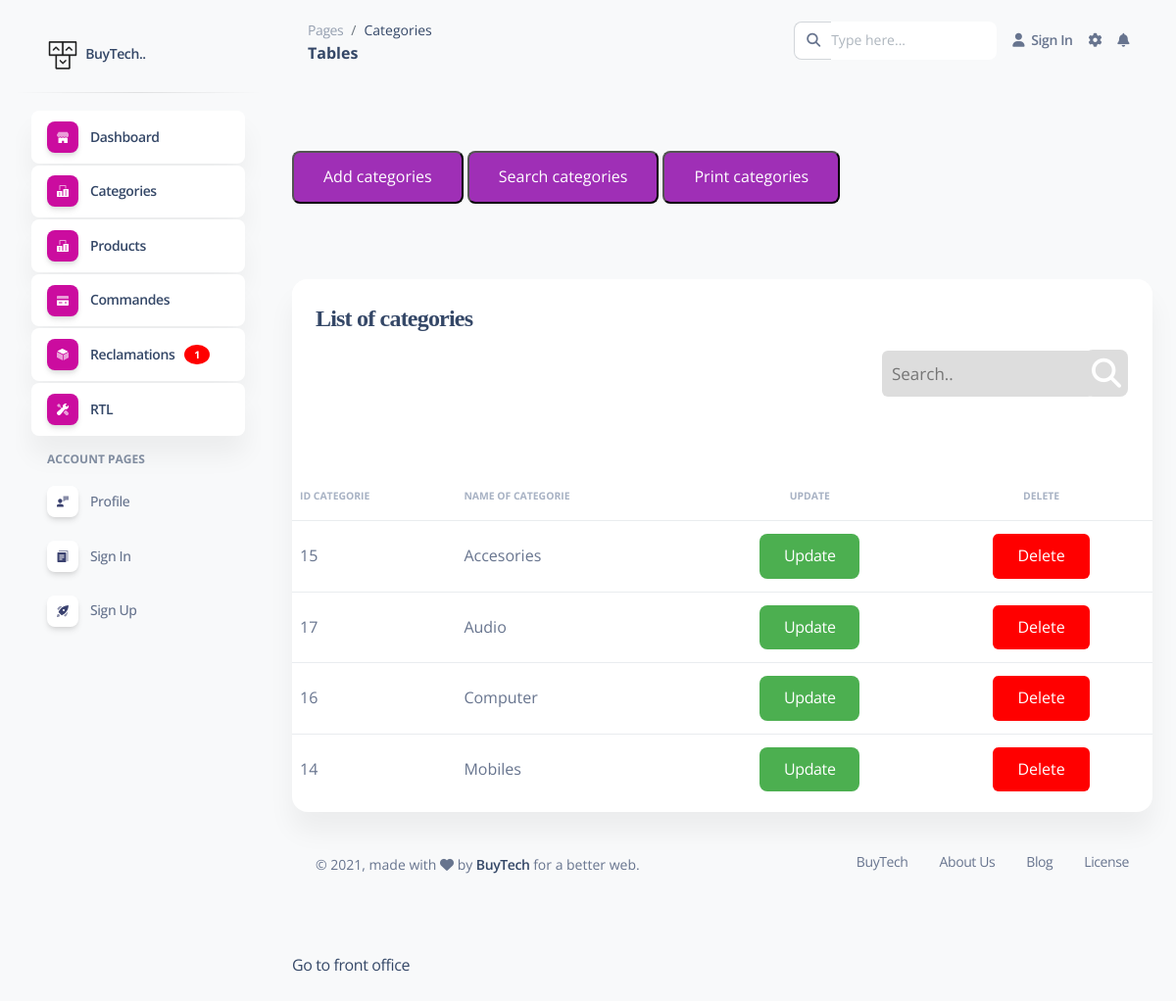
The app's page /V/categories.php with its own data.
### tables this page shows
CREATE TABLE `categories` (
  `int_cat` int(40) NOT NULL,
  `nom_cat` varchar(50) NOT NULL
);

### C/reclamationC.php (called while the page is built, shortened)
<?php
class reclamationC{
    function totalreclamationetat($etat)
    {
        $db = config::getConnexion();
        $sql="SELECT count(*)  from reclamation where $etat='treated'";
        $sth = $db->prepare("$sql");
        $sth->execute();
        $total=$sth->fetchColumn();
        return$total;
    }
}
?>

### C/CategorieC.php (called while the page is built, shortened)
<?php
    class CategoriesCore {
	function triNom(){
		$sql="SELECT * from categories order by nom_cat";
		$db = config::getConnexion();
		try{
		$liste=$db->query($sql);
		return $liste;
		}
        catch (Exception $e){
            die('Erreur: '.$e->getMessage());
        }
	}
}
?>

### V/categories.php (the view, shortened to what this page needs)
<?php
include_once "../C/CategorieC.php";
include '../C/reclamationC.php';
$reclamation= new reclamationC;
$total=$reclamation->totalreclamation();
$totaltreated=$reclamation->totalreclamationetat('etat');
$totalwaiting=$total-$totaltreated;
 $CategoriesCore=new CategoriesCore();
$categories=$CategoriesCore->triNom();
?>
<!DOCTYPE html>
<html lang="en">
<head>
  <link href="../assets/css/nucleo-icons.css" rel="stylesheet" />
  <link href="../assets/css/nucleo-svg.css" rel="stylesheet" />
  <link href="../assets/css/nucleo-svg.css" rel="stylesheet" />
  <link id="pagestyle" href="../assets/css/soft-ui-dashboard.css?v=1.0.3" rel="stylesheet" />
  <link href="../assets/css/main.css" rel="stylesheet" />
  <link rel="stylesheet" href="reclamationchart.css">
</head>
<body class="g-sidenav-show  bg-gray-100">
<aside class="sidenav navbar navbar-vertical navbar-expand-xs border-0 border-radius-xl my-3 fixed-start ms-3 " id="sidenav-main">
    <div class="sidenav-header">
      <a class="navbar-brand m-0" href="https://demos.creative-tim.com/soft-ui-dashboard/pages/dashboard.html" target="_blank">
        <img src="../assets/img/logo-ct.png" class="navbar-brand-img h-100" alt="main_logo">
        <span class="ms-1 font-weight-bold">BuyTech..</span>
      </a>
    </div>
    <hr class="horizontal dark mt-0">
    <div class="collapse navbar-collapse  w-auto  max-height-vh-100 h-100" id="sidenav-collapse-main">
      <ul class="navbar-nav">
        <li class="nav-item">
          <a class="nav-link  active" href="dashboard.php">
            <div class="icon icon-shape icon-sm shadow border-radius-md bg-white text-center me-2 d-flex align-items-center justify-content-center">
            </div>
            <span class="nav-link-text ms-1">Dashboard</span>
          </a>
        </li>
        <li class="nav-item">
          <a class="nav-link  active" href="categories.php">
            <div class="icon icon-shape icon-sm shadow border-radius-md bg-white text-center me-2 d-flex align-items-center justify-content-center">
            </div>
            <span class="nav-link-text ms-1">Categories</span>
          </a>
        </li>
        <li class="nav-item">
          <a class="nav-link  active" href="produits.php">
            <div class="icon icon-shape icon-sm shadow border-radius-md bg-white text-center me-2 d-flex align-items-center justify-content-center">
            </div>
            <span class="nav-link-text ms-1">Products</span>
          </a>
        </li>
        <li class="nav-item">
          <a class="nav-link  active" href="commandeB.php">
            <div class="icon icon-shape icon-sm shadow border-radius-md bg-white text-center me-2 d-flex align-items-center justify-content-center">
            </div>
            <span class="nav-link-text ms-1">Commandes</span>
          </a>
        </li>
        <li class="nav-item">
          <a class="nav-link  active" href="reclamation.php">
            <div class="icon icon-shape icon-sm shadow border-radius-md bg-white text-center me-2 d-flex align-items-center justify-content-center">
            </div>
            <span class="nav-link-text ms-1">Reclamations</span>
            <?php if ($totalwaiting!= '0'){?>
              <span class="badge" ><?php echo ($totalwaiting)?></span>
              <?php
              }
              ?>
          </a>
        </li>
        <li class="nav-item">
          <a class="nav-link  active" href="../pages/rtl.html">
            <div class="icon icon-shape icon-sm shadow border-radius-md bg-white text-center me-2 d-flex align-items-center justify-content-center">
            </div>
            <span class="nav-link-text ms-1">RTL</span>
          </a>
        </li>
        <li class="nav-item mt-3">
          <h6 class="ps-4 ms-2 text-uppercase text-xs font-weight-bolder opacity-6">Account pages</h6>
        </li>
        <li class="nav-item">
          <a class="nav-link  " href="../pages/profile.html">
            <div class="icon icon-shape icon-sm shadow border-radius-md bg-white text-center me-2 d-flex align-items-center justify-content-center">
            </div>
            <span class="nav-link-text ms-1">Profile</span>
          </a>
        </li>
        <li class="nav-item">
          <a class="nav-link  " href="../pages/sign-in.html">
            <div class="icon icon-shape icon-sm shadow border-radius-md bg-white text-center me-2 d-flex align-items-center justify-content-center">
            </div>
            <span class="nav-link-text ms-1">Sign In</span>
          </a>
        </li>
        <li class="nav-item">
          <a class="nav-link  " href="../pages/sign-up.html">
            <div class="icon icon-shape icon-sm shadow border-radius-md bg-white text-center me-2 d-flex align-items-center justify-content-center">
            </div>
            <span class="nav-link-text ms-1">Sign Up</span>
          </a>
        </li>
      </ul>
    </div>
  </aside>
  <main class="main-content position-relative max-height-vh-100 h-100 mt-1 border-radius-lg ">
    <nav class="navbar navbar-main navbar-expand-lg px-0 mx-4 shadow-none border-radius-xl" id="navbarBlur" navbar-scroll="true">
      <div class="container-fluid py-1 px-3">
        <nav aria-label="breadcrumb">
          <ol class="breadcrumb bg-transparent mb-0 pb-0 pt-1 px-0 me-sm-6 me-5">
            <li class="breadcrumb-item text-sm"><a class="opacity-5 text-dark" href="javascript:;">Pages</a></li>
            <li class="breadcrumb-item text-sm text-dark active" aria-current="page">Categories</li>
          </ol>
          <h6 class="font-weight-bolder mb-0">Tables</h6>
        </nav>
        <div class="collapse navbar-collapse mt-sm-0 mt-2 me-md-0 me-sm-4" id="navbar">
          <div class="ms-md-auto pe-md-3 d-flex align-items-center">
            <div class="input-group">
              <span class="input-group-text text-body"><i class="fas fa-search" aria-hidden="true"></i></span>
              <input type="text4" class="form-control" placeholder="Type here...">
            </div>
          </div>
          <ul class="navbar-nav  justify-content-end">
            <li class="nav-item d-flex align-items-center">
              <a href="javascript:;" class="nav-link text-body font-weight-bold px-0">
                <i class="fa fa-user me-sm-1"></i>
                <span class="d-sm-inline d-none">Sign In</span>
              </a>
            </li>
            <li class="nav-item px-3 d-flex align-items-center">
              <a href="javascript:;" class="nav-link text-body p-0">
                <i class="fa fa-cog fixed-plugin-button-nav cursor-pointer"></i>
              </a>
            </li>
            <li class="nav-item dropdown pe-2 d-flex align-items-center">
              <a href="javascript:;" class="nav-link text-body p-0" id="dropdownMenuButton" data-bs-toggle="dropdown" aria-expanded="false">
                <i class="fa fa-bell cursor-pointer"></i>
              </a>
            </li>
          </ul>
        </div>
      </div>
    </nav>
    <div class="container-fluid py-4">
    <br>
     <br>
     <button onclick="location.href='ajoutCategorie.php'">Add categories </button>
     <button onclick="location.href='rechercherListeCategorie.html'">Search categories</button>
     <button onclick="location.href='imprimerCategorie.php'">Print categories</button>
     <br>
     <br>
     <br>
     <br>
      <div class="row">
        <div class="col-12">
          <div class="card mb-4">
            <div class="card-header pb-0">
              <h4>List of categories</h4>
            </div>
            <div class="topnav">
  <div class="search-container">
    <form action="recherchercategAVANCER.php">
      <input type="text3"  id="char" name="char" placeholder="Search.." name="search" required >
      <button type="submit"><i class="fa fa-search"></i></button>
    </form>
  </div>
</div>
<br><br><br>
            <div class="card-body px-0 pt-0 pb-2">
              <div class="table-responsive p-0">
           <div class="wrap-table100">
           <table class="table align-items-center mb-0">
           <tr>
           <th class="text-uppercase text-secondary text-xxs font-weight-bolder opacity-7">Id categorie</th>
           <th class="text-uppercase text-secondary text-xxs font-weight-bolder opacity-7 ps-2">Name of categorie</th>
           <th class="text-center text-uppercase text-secondary text-xxs font-weight-bolder opacity-7">Update</th>
           <th class="text-center text-uppercase text-secondary text-xxs font-weight-bolder opacity-7">Delete</th>
            </tr>
           <?php
              foreach($categories as $row){
                ?>
            <tr>
            <td><?php echo $row['int_cat'];?></td>
           <td><?php echo $row['nom_cat'];?> </td>
  <div>
 <td align="center"><a class="lien" href="modifierCategorie.php?int_cat=<?PHP echo $row['int_cat']; ?>" >Update</a></td>
  </div>
	<td align="center"><form method="POST"  action="supprimerCategorie.php">
	<input type="submit" class="delete" name="Delete" value="Delete">
	</form>
	</td>
   </div>
           <?php
             }
            ?>
         </div>
              </div>
            </div>
      <footer class="footer pt-3  ">
        <div class="container-fluid">
          <div class="row align-items-center justify-content-lg-between">
            <div class="col-lg-6 mb-lg-0 mb-4">
              <div class="copyright text-center text-sm text-muted text-lg-start">
                © ,
                made with <i class="fa fa-heart"></i> by
                <a href="https://www.creative-tim.com" class="font-weight-bold" target="_blank">BuyTech</a>
                for a better web.
              </div>
            </div>
            <div class="col-lg-6">
              <ul class="nav nav-footer justify-content-center justify-content-lg-end">
                <li class="nav-item">
                  <a href="https://www.creative-tim.com" class="nav-link text-muted" target="_blank">BuyTech</a>
                </li>
                <li class="nav-item">
                  <a href="https://www.creative-tim.com/presentation" class="nav-link text-muted" target="_blank">About Us</a>
                </li>
                <li class="nav-item">
                  <a href="https://creative-tim.com/blog" class="nav-link text-muted" target="_blank">Blog</a>
                </li>
                <li class="nav-item">
                  <a href="https://www.creative-tim.com/license" class="nav-link pe-0 text-muted" target="_blank">License</a>
                </li>
              </ul>
            </div>
          </div>
        </div>
      </footer>
      <br>
      <br>
      <br>
    <a href="http://localhost/projet_web/web/front%20office/BuyTech%20template/grid.html" class="button">Go to front office</a>
  </main>
</body>
</html>

### assets/css/nucleo-svg.css (style rules this page uses)
.icon { display: inline-block; color: #111111; height: 1em; width: 1em; }
.icon-sm { height: 0.8em; width: 0.8em; }
.icon { fill: currentColor; stroke: none; }

### assets/css/main.css (style rules this page uses)
button { background-color: #9f2fb6; padding: 12px 30px; text-align: center; text-decoration: none; font-size: 16px; display: inline-block; color: rgb(255, 255, 255); border-radius: 8px; }
table { border-spacing: 1; border-collapse: collapse; background: white; border-radius: 10px; overflow: hidden; width: 100%; margin: 0 auto; position: relative; border-collapse: collapse; }
table td, table th { padding-left: 50px; }
table tbody tr { height: 50px; }
table tbody tr:last-child { border: 0; }
h4 { font-family: cursive; }
input { display: block; outline: none; border: none !important; border-radius:6px; }
.delete { background-color: white; color: black; background-color: #ff0000; border: none; color: white; padding: 10px 25px; text-align: center; text-decoration: none; display: inline-block; font-size: 16px; margin: 2px 2px; cursor: pointer; }
.lien { background-color: white; color: black; background-color: #4CAF50; border: none; color: white; padding: 10px 25px; text-align: center; text-decoration: none; display: inline-block; font-size: 16px; margin: 5px 5px; cursor: pointer; border-radius: 8px; }

### V/reclamationchart.css (style rules this page uses)
.badge { position: relative; right: -10px; padding: 5px 10px; border-radius: 50%; background: red; color: white; }

### V/categories.php (style rules this page uses)
.topnav .search-container { float: right; }
.topnav input[type=text3] { padding: 10px; margin-top: 8px; font-size: 17px; border: none; margin-right: 60px; background: #ddd; }
.search-container button { float: right; padding:0px 7px; margin-top: -48px; margin-right: 25px; background: #ddd; font-size: 30px; border: none; cursor: pointer; }

### records on screen
categories: int_cat "15", nom_cat "Accesories"
categories: int_cat "17", nom_cat "Audio"
categories: int_cat "16", nom_cat "Computer"
categories: int_cat "14", nom_cat "Mobiles"

### other values on screen
$totalwaiting "1"
